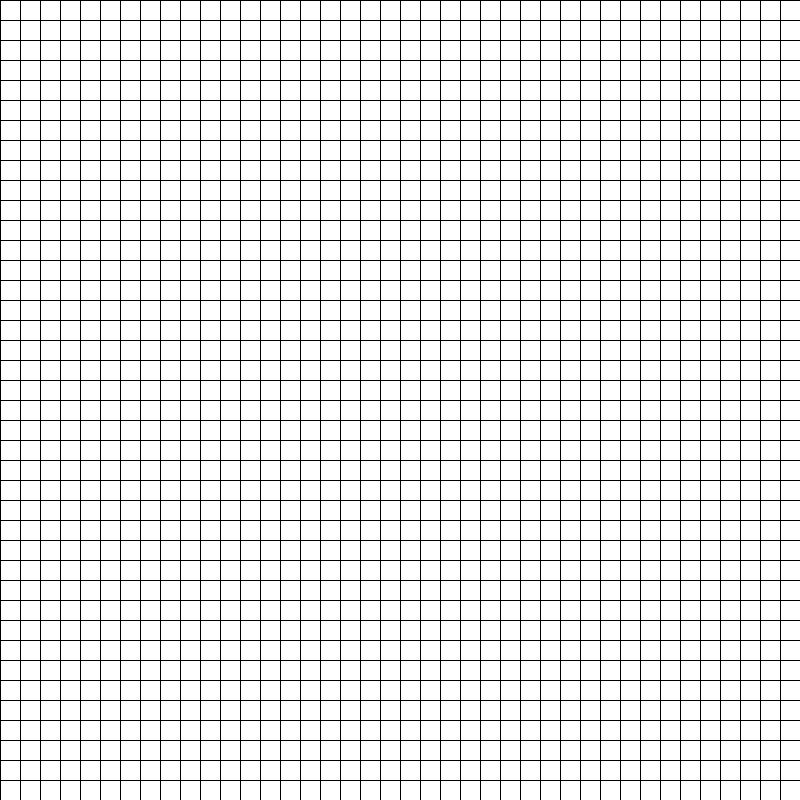
Frame 1 (no input)
Frame 60 (the mouse pressed at the canvas centre just before this capture): identical to frame 1, image omitted
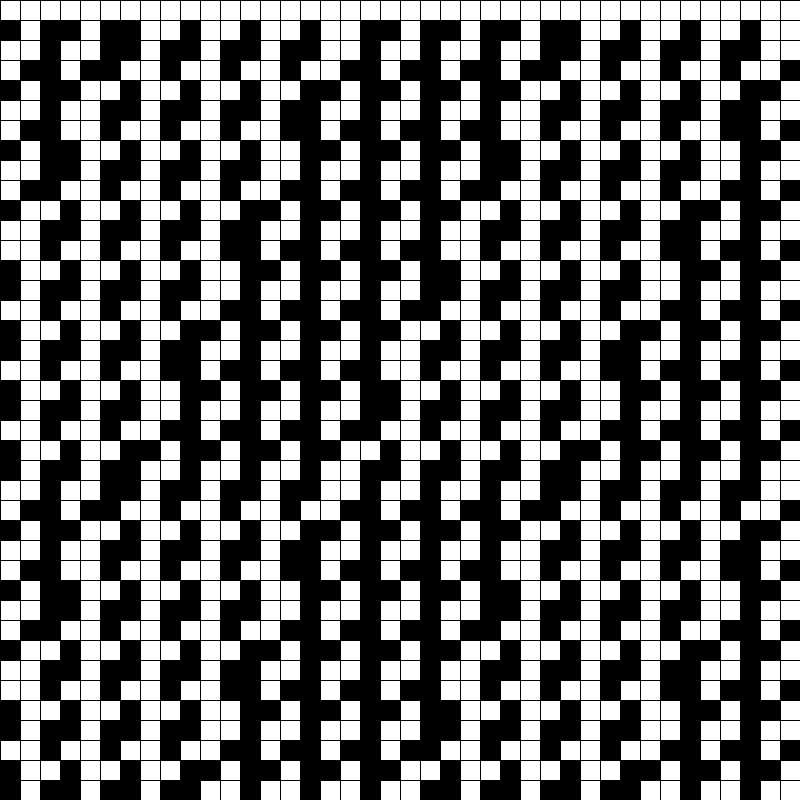
Frame 120 (the mouse held since frame 60 and released just before this capture)

The Processing sketch that drew these frames (run headless with seeded random() and noise(); from frame 60 on, the mouse is pressed at the canvas centre):

// Processing sketch: GridPatterns
// ── GridPatterns.pde
float offset = 0;
   float c;
int wX = 20;
int wY = 20;

void setup() {
  size(800, 800);
}

void draw() {
  background(0);
  offset = 0;
  for (int x = 0; x < width; x += wX) {
    for (int y = 0; y < height; y += wY) {

      c = x/wX + y/wY;

      if (sin(c * (mouseY * 0.005)) > sin(offset * (mouseX * 0.005))) {
        fill(0);
      } else {
        fill(255);
      }
      rect(x, y, wX, wY);
    }
    offset += 1;
  }
}
